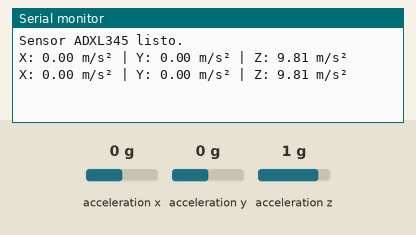
Simulated run of this sketch. Board: Arduino Uno, built with avr-gcc and run on an emulated ATmega328P. Shown: the last lines printed to the serial monitor. The inputs (shaded band) are chosen by the test bench; at power-on: acceleration x 0 g, acceleration y 0 g, acceleration z 1 g.

Above: at 1.8 s.
1.9 s: acceleration x set to -1.4 g
At 2.7 s:
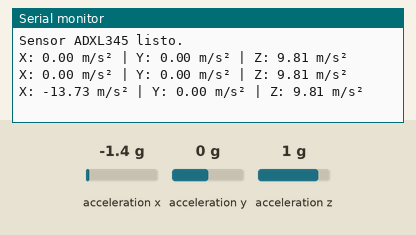
3.4 s: acceleration y set to -1.4 g
At 4.4 s:
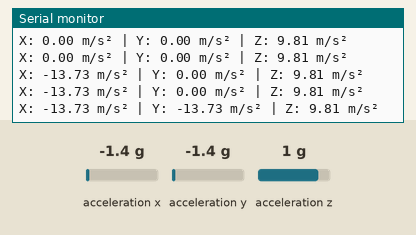
4.9 s: acceleration z set to -1.4 g
At 5.8 s:
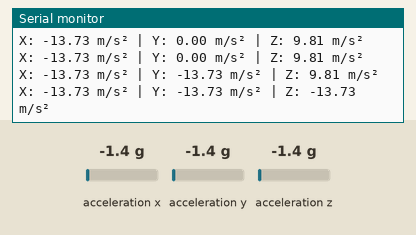

The sketch:

acelerometro.ino
```cpp
#include <Wire.h>
#include <Adafruit_Sensor.h>
#include <Adafruit_ADXL345_U.h>

// Crear objeto para el sensor
Adafruit_ADXL345_Unified accel = Adafruit_ADXL345_Unified();

void setup() {
  Serial.begin(9600);

  // Inicializar el sensor
  if (!accel.begin()) {
    Serial.println("No se encontró el ADXL345. Verifica la conexión.");
    while (1);
  }

  Serial.println("Sensor ADXL345 listo.");
}

void loop() {
  sensors_event_t event;
  accel.getEvent(&event);

  Serial.print("X: ");
  Serial.print(event.acceleration.x);
  Serial.print(" m/s² | Y: ");
  Serial.print(event.acceleration.y);
  Serial.print(" m/s² | Z: ");
  Serial.print(event.acceleration.z);
  Serial.println(" m/s²");

  delay(1000);
}
```

Measured:
- after the input at 1.9 s, the serial monitor: prints a new line after 0.11 s (image 1)
- after the input at 3.4 s, the serial monitor: prints a new line after 0.61 s (image 2)
- after the input at 4.9 s, the serial monitor: prints a new line after 0.12 s (image 3)
